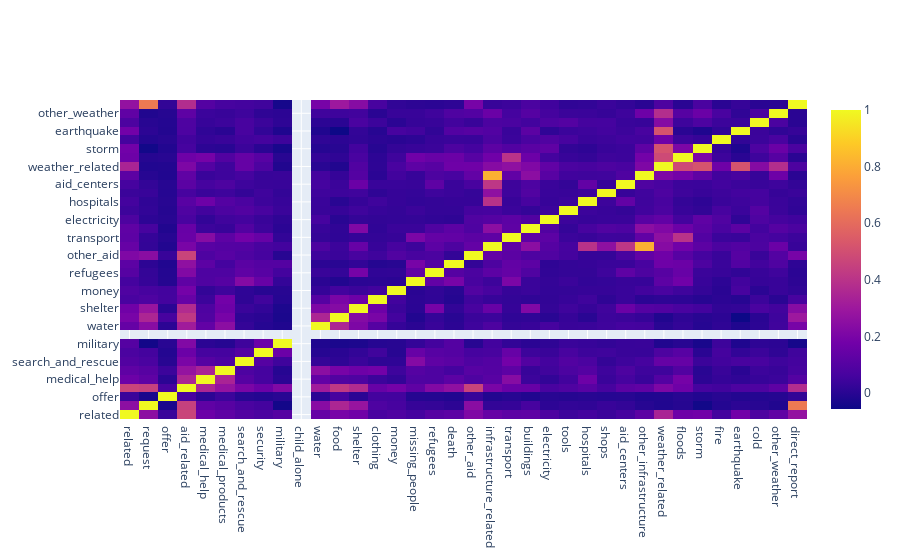

Source (notebook cell):
### Code cell
# correlation matrix
corr = df.iloc[:,4:].corr()

fig = go.Figure(data=[go.Heatmap(
                   z=corr.values,
                   x=corr.index,
                   y=corr.columns,
                   hoverongaps = False
)])
fig.show()

### Figure 1 — Plotly figure (JSON) as saved in the notebook; plotly's stock layout.template omitted (floating-point values rounded to 4 significant figures; data arrays with more than 128 entries replaced by an {"elided": "..."} marker saying what was removed)
{"data": [{"hoverongaps": false, "type": "heatmap", "x": ["related", "request", "offer", "aid_related", "medical_help", "medical_products", "search_and_rescue", "security", "military", "child_alone", "water", "food", "shelter", "clothing", "money", "missing_people", "refugees", "death", "other_aid", "infrastructure_related", "transport", "buildings", "electricity", "tools", "hospitals", "shops", "aid_centers", "other_infrastructure", "weather_related", "floods", "storm", "fire", "earthquake", "cold", "other_weather", "direct_report"], "y": ["related", "request", "offer", "aid_related", "medical_help", "medical_products", "search_and_rescue", "security", "military", "child_alone", "water", "food", "shelter", "clothing", "money", "missing_people", "refugees", "death", "other_aid", "infrastructure_related", "transport", "buildings", "electricity", "tools", "hospitals", "shops", "aid_centers", "other_infrastructure", "weather_related", "floods", "storm", "fire", "earthquake", "cold", "other_weather", "direct_report"], "z": {"elided": "36x36 float values"}}], "layout": {}}
